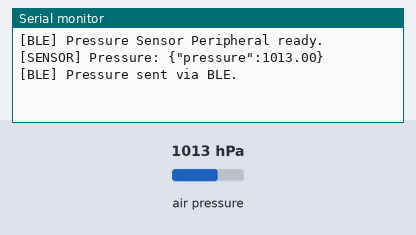
Bench run of a sketch on a simulated Arduino Nano 33 IoT. Parts: the last lines printed to the serial monitor. The inputs (shaded band) are chosen by the test bench; at power-on: air pressure 1013 hPa. Nothing arrives over Bluetooth unless stated; a phone connects over Bluetooth LE 3 s after start.

Above: at 18.0 s.
18.1 s: air pressure set to 952 hPa
At 20.4 s:
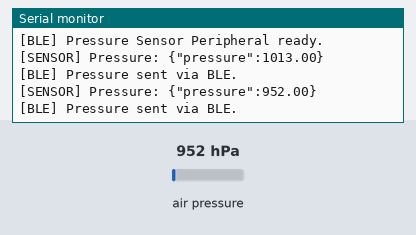
33.1 s: air pressure set to 975 hPa
At 40.4 s:
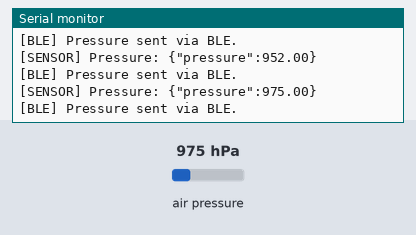
Timing chart, 0 to 41.9 s (numbered marks = the images above; inputs shaded):
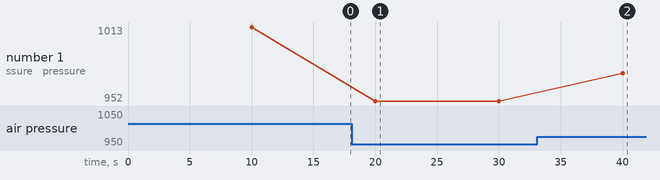

The sketch:

esp_ble.ino
```cpp
#include <ArduinoBLE.h>
#include <Adafruit_BMP280.h>
#include <Wire.h>

#define SDA_PIN 21
#define SCL_PIN 22

Adafruit_BMP280 bmp;

// BLE Service and Characteristic UUID
BLEService pressureService("b4f142ab-edae-4a52-b90b-4d9e7edb1d10");
BLEStringCharacteristic pressureCharacteristic("b4f142ab-edae-4a52-b90b-4d9e7edb1d10", BLERead | BLENotify, 50);

void ConnectHandler(BLEDevice central) {
  Serial.print("[BLE] Connected to central: ");
  Serial.println(central.address());
}

void DisconnectHandler(BLEDevice central) {
  Serial.print("[BLE] Disconnected from central: ");
  Serial.println(central.address());
}

void setup() {
  Serial.begin(115200);
  while (!Serial);

  Wire.begin(SDA_PIN, SCL_PIN);

  if (!bmp.begin(0x76)) {
    Serial.println("[SENSOR] BMP280 not found!");
    while (1);
  }

  if (!BLE.begin()) {
    Serial.println("[BLE] Starting BLE failed!");
    while (1);
  }

  BLE.setEventHandler(BLEConnected, ConnectHandler);
  BLE.setEventHandler(BLEDisconnected, DisconnectHandler);
  BLE.setLocalName("PRESSURE");
  BLE.setAdvertisedService(pressureService);

  pressureService.addCharacteristic(pressureCharacteristic);
  BLE.addService(pressureService);
  pressureCharacteristic.writeValue("{\"pressure\":0}");

  BLE.advertise();

  Serial.println("[BLE] Pressure Sensor Peripheral ready.");
}

void loop() {
  static unsigned long lastSendTime = 0;
  unsigned long currentTime = millis();

  BLE.poll();

  if (BLE.connected() && (currentTime - lastSendTime >= 10000)) {
    lastSendTime = currentTime;

    float pressure = bmp.readPressure() / 100.0F; // hPa
    String payload = "{\"pressure\":" + String(pressure, 2) + "}";

    Serial.print("[SENSOR] Pressure: ");
    Serial.println(payload);

    pressureCharacteristic.writeValue(payload);
    Serial.println("[BLE] Pressure sent via BLE.");
  }
}
```

Measured:
- after the input at 18.1 s, the serial monitor: prints a new line after 1.9 s (image 1)
- after the input at 33.1 s, the serial monitor: prints a new line after 6.9 s (image 2)
- plotted number 1: 1013 → 952 after the input at 18.1 s, 952 → 975 after the input at 33.1 s
